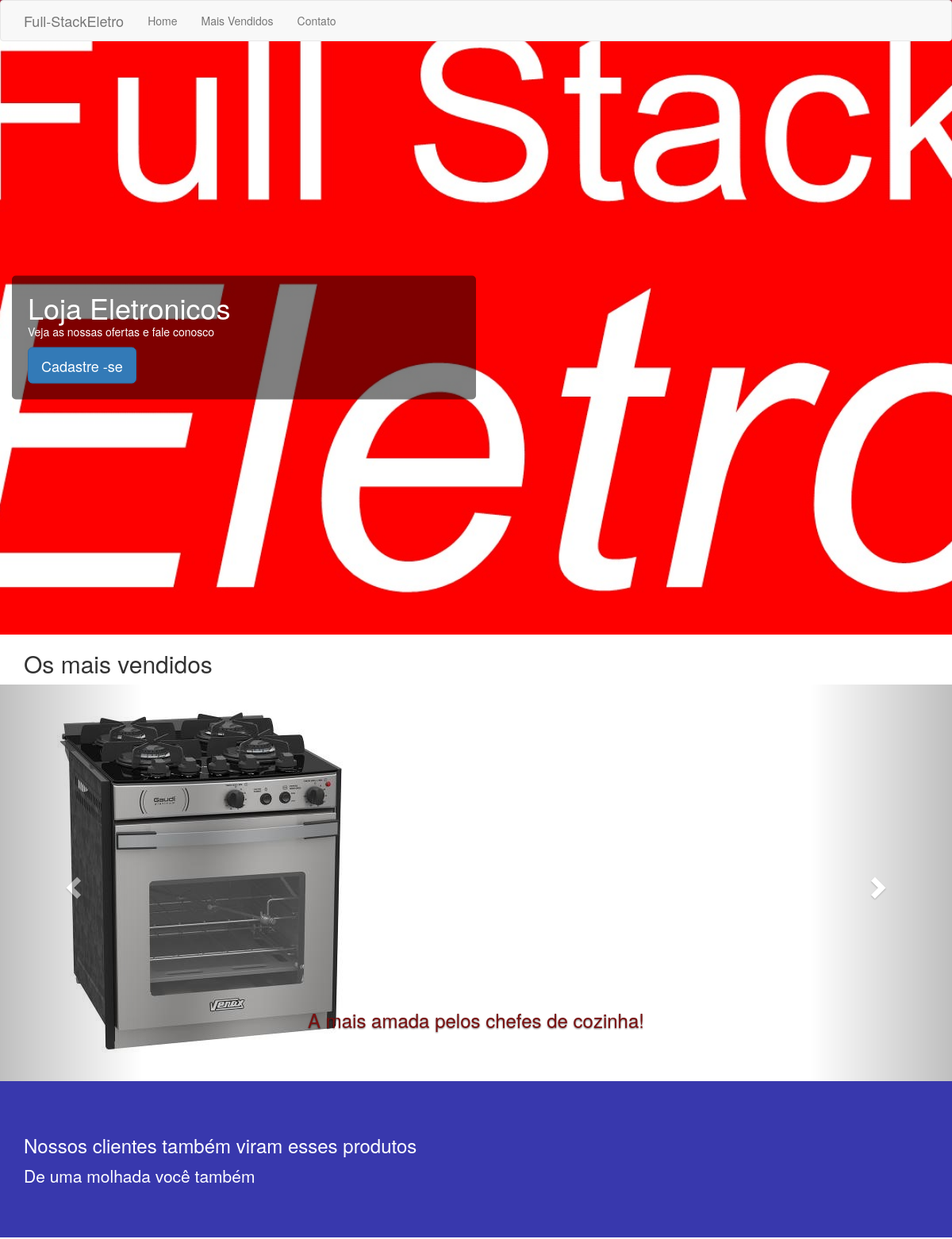
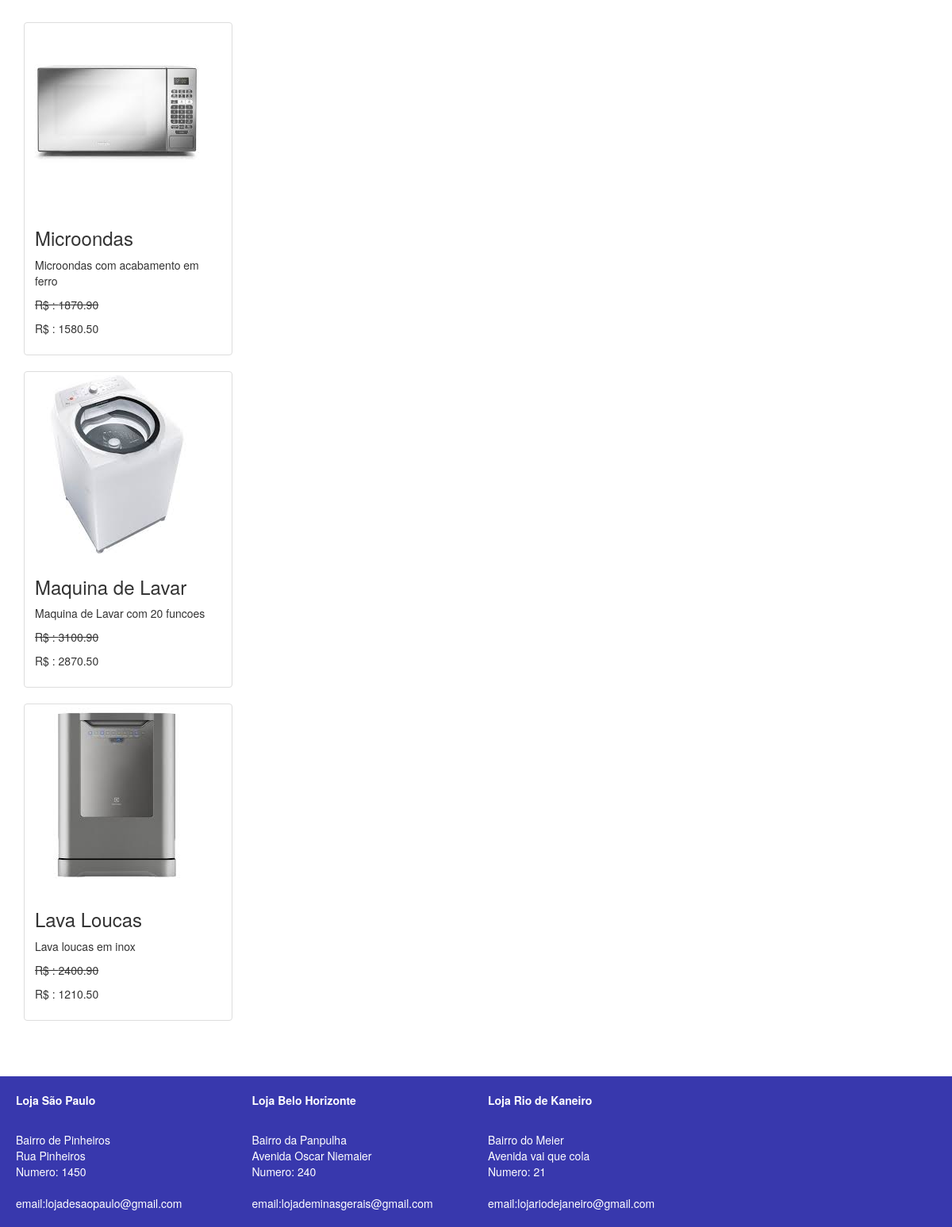
The page /topvendas.php on the database its author committed (2 pictures, top to bottom).
### tables this page shows
CREATE TABLE `produtos` (
  `idProdutos` int(11) NOT NULL,
  `produto` varchar(30) DEFAULT NULL,
  `descricao` varchar(400) DEFAULT NULL,
  `precoInicial` float(6,2) DEFAULT NULL,
  `precoFinal` float(6,2) DEFAULT NULL,
  `idTopVenda` int(11) DEFAULT NULL,
  `img` varchar(200) DEFAULT NULL
);

### topvendas.php (the view, shortened to what this page needs)
<?php
$con = mysqli_connect("localhost","root","");
mysqli_select_db($con, "refatorada");
?>
<!DOCTYPE html>
<html lang="en">
<head>
    <link rel="stylesheet" href="https://maxcdn.bootstrapcdn.com/bootstrap/3.4.1/css/bootstrap.min.css">
    <link rel="stylesheet" href="./css/estilo.css">
</head>
<body>
    <section id="vendidos">
        <h2 class="container">Os mais vendidos</h2>
        <div id="myCarousel" class="carousel slide" data-ride="carousel">
            <ol class="carousel-indicators">
              <li data-target="#myCarousel" data-slide-to="0" class="active"></li>
              <li data-target="#myCarousel" data-slide-to="1"></li>
              <li data-target="#myCarousel" data-slide-to="2"></li>
              <li data-target="#myCarousel" data-slide-to="3"></li>
            </ol>
            <div class="carousel-inner">
              <div class="item active">
                <img src="./img mais vendidos/fogues.jpg" alt="Fogão">
                <div class="carousel-caption">
                  <p class="depoimento">A mais amada pelos chefes de cozinha!</p>
                </div>
              </div>
        </div>
            <a class="left carousel-control" href="#myCarousel" data-slide="prev">
              <span class="glyphicon glyphicon-chevron-left"></span>
            </a>
            <a class="right carousel-control" href="#myCarousel" data-slide="next">
              <span class="glyphicon glyphicon-chevron-right"></span>
            </a>
          </div>
    </section>
    <div class="jumbotron">
        <div class="container">
            <h3>Nossos clientes também viram esses produtos</h3>
            <strong><p>De uma molhada você também</p></strong>
        </div>
    </div>
    <?php
            $sql = "select * from produtos where idProdutos > 1 and idProdutos <= 4";
            $result = $con -> query($sql);
            if($result -> num_rows > 0){
                while($rows = $result -> fetch_assoc()){
    ?>
    <section id="nossos-produtos" class="container">
                    <div class="row">
                        <div class="col-sm-6 col-md-4 col-lg-3">
                        <figure class="thumbnail">
                            <img src="<?php echo $rows["img"]; ?>" style="display: inline-block;" >
                            <figcaption class="caption">
                                <h3><?php echo $rows["produto"]; ?></h3>
                                <p>
                                    <?php echo $rows["descricao"]; ?>
                                </p>
                                <strike><p>R$ : <?php echo $rows["precoInicial"]; ?></p></strike>
                                <p>
                                    R$ :
                                    <?php echo $rows["precoFinal"]; ?>
                                </p>
                            </figcaption>
                        </figure>
                    </div>
            </section>
        <?php
            }
                }
            else {
                echo "nenhum produto cadastrado no topvendas";
            }
        ?>
    <br>
    <br>
</body>
</html>

### css/estilo.css (style rules this page uses)
html, body { height: 100%; }
header { background-image: url(../imagens/Logo.jpeg); background-size: cover; background-position: top center; height: 100%; }
header h1 { margin-top: 0; margin-bottom: 0; }
.topCasaFina-banner { color: #FFF; background-color: rgba(0, 0, 0, .5); padding: 20px; width: 80%; border-radius: 5px; position: absolute; top: 50%; left: 50%; transform: translate(-50%, -50%); transition: .3s; }
.depoimento { color:rgb(122, 16, 16); font-size: 24px; }
.jumbotron { background-color:rgb(56, 56, 173); color:#FFF }
footer { background-color: rgb(56, 56, 173); color: #FFF; padding: 20px; margin-top: 10px; }
footer address:last-child { margin-bottom: 0; }
@media (min-width: 992px) { .topCasaFina-banner { left: 0; transform: translate(0, -80%); width: 50%; } }
@media (min-width: 992px) { .topCasaFina-bannerWrapper { position: relative; height: 100%; } }

### rows shown on the page
produtos: img (picture), produto "Microondas", descricao "Microondas com acabamento em ferro", precoInicial "1870.90", precoFinal "1580.50"
produtos: img (picture), produto "Maquina de Lavar", descricao "Maquina de Lavar com 20 funcoes", precoInicial "3100.90", precoFinal "2870.50"
produtos: img (picture), produto "Lava Loucas", descricao "Lava loucas em inox", precoInicial "2400.90", precoFinal "1210.50"
